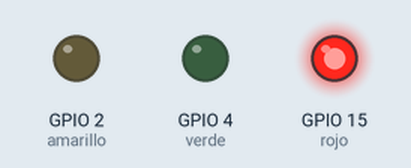
The program below on a simulated ESP32 board running MicroPython. Parts: output pins drawn as LEDs (lit = HIGH).

Above: at 0.15 s.
At 1.35 s:
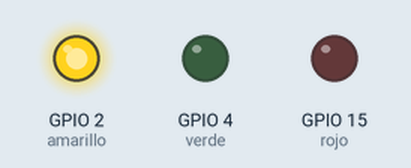
At 2.55 s:
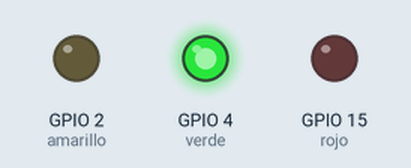
Timing chart, 0 to 3.0 s (numbered marks = the images above):
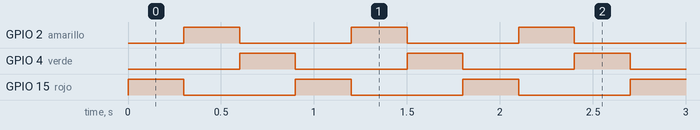

Measured:
- by itself, GPIO 2 (amarillo), GPIO 4 (verde), GPIO 15 (rojo): alternates HIGH for 0.30 s and LOW for 0.60 s
- by itself, everything shown: repeats every 0.90 s, in 3 steps

The program:

bombillo.py
```python
from machine import Pin
from utime import sleep

rojo = Pin(15, Pin.OUT)
amarillo = Pin(2, Pin.OUT)
verde = Pin(4, Pin.OUT)

while True:

    rojo.on()
    amarillo.off()
    verde.off()
    sleep(0.3)
    rojo.off()
    amarillo.on()
    verde.off()
    sleep(0.3)
    rojo.off()
    amarillo.off()
    verde.on()
    sleep(0.3)
```
